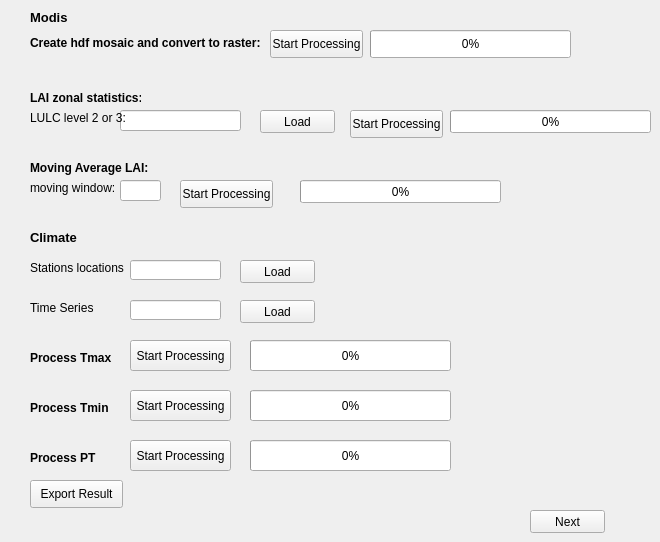
      <widget class="QWidget" name="Tab_2">
       <attribute name="title">
        <string>Step 2 - Modis and Climatico Processing</string>
       </attribute>
       <widget class="QPushButton" name="Button_Load_Stations">
        <property name="geometry">
         <rect>
          <x>240</x>
          <y>260</y>
          <width>75</width>
          <height>23</height>
         </rect>
        </property>
        <property name="text">
         <string>Load</string>
        </property>
       </widget>
       <widget class="QLabel" name="label_17">
        <property name="geometry">
         <rect>
          <x>30</x>
          <y>300</y>
          <width>111</width>
          <height>16</height>
         </rect>
        </property>
        <property name="text">
         <string>&lt;html&gt;&lt;head/&gt;&lt;body&gt;&lt;p&gt;Time Series&lt;/p&gt;&lt;/body&gt;&lt;/html&gt;</string>
        </property>
       </widget>
       <widget class="QLabel" name="label_10">
        <property name="geometry">
         <rect>
          <x>30</x>
          <y>35</y>
          <width>231</width>
          <height>16</height>
         </rect>
        </property>
        <property name="text">
         <string>&lt;html&gt;&lt;head/&gt;&lt;body&gt;&lt;p&gt;&lt;span style=&quot; font-weight:600;&quot;&gt;Create hdf mosaic and convert to raster:&lt;/span&gt;&lt;/p&gt;&lt;/body&gt;&lt;/html&gt;</string>
        </property>
       </widget>
       <widget class="QPushButton" name="Run_process_modis">
        <property name="geometry">
         <rect>
          <x>270</x>
          <y>30</y>
          <width>93</width>
          <height>28</height>
         </rect>
        </property>
        <property name="text">
         <string>Start Processing</string>
        </property>
       </widget>
       <widget class="QPushButton" name="Button_Load_Excel">
        <property name="geometry">
         <rect>
          <x>240</x>
          <y>300</y>
          <width>75</width>
          <height>23</height>
         </rect>
        </property>
        <property name="text">
         <string>Load</string>
        </property>
       </widget>
       <widget class="QPushButton" name="Run_process_Tmax">
        <property name="geometry">
         <rect>
          <x>130</x>
          <y>340</y>
          <width>101</width>
          <height>31</height>
         </rect>
        </property>
        <property name="text">
         <string>Start Processing</string>
        </property>
       </widget>
       <widget class="QProgressBar" name="progressBar_PT">
        <property name="enabled">
         <bool>true</bool>
        </property>
        <property name="geometry">
         <rect>
          <x>250</x>
          <y>440</y>
          <width>201</width>
          <height>31</height>
         </rect>
        </property>
        <property name="value">
         <number>0</number>
        </property>
        <property name="textVisible">
         <bool>true</bool>
        </property>
       </widget>
       <widget class="QLabel" name="label_16">
        <property name="geometry">
         <rect>
          <x>30</x>
          <y>260</y>
          <width>111</width>
          <height>16</height>
         </rect>
        </property>
        <property name="text">
         <string>&lt;html&gt;&lt;head/&gt;&lt;body&gt;&lt;p&gt;Stations locations&lt;/p&gt;&lt;/body&gt;&lt;/html&gt;</string>
        </property>
       </widget>
       <widget class="QLabel" name="label_14">
        <property name="geometry">
         <rect>
          <x>30</x>
          <y>180</y>
          <width>111</width>
          <height>16</height>
         </rect>
        </property>
        <property name="text">
         <string>&lt;html&gt;&lt;head/&gt;&lt;body&gt;&lt;p&gt;moving window:&lt;/p&gt;&lt;/body&gt;&lt;/html&gt;</string>
        </property>
       </widget>
       <widget class="QProgressBar" name="progressBar_Moving">
        <property name="geometry">
         <rect>
          <x>300</x>
          <y>180</y>
          <width>201</width>
          <height>23</height>
         </rect>
        </property>
        <property name="value">
         <number>0</number>
        </property>
        <property name="textVisible">
         <bool>true</bool>
        </property>
       </widget>
       <widget class="QProgressBar" name="progressBar_Tmin">
        <property name="enabled">
         <bool>true</bool>
        </property>
        <property name="geometry">
         <rect>
          <x>250</x>
          <y>390</y>
          <width>201</width>
          <height>31</height>
         </rect>
        </property>
        <property name="value">
         <number>0</number>
        </property>
        <property name="textVisible">
         <bool>true</bool>
        </property>
       </widget>
       <widget class="QLabel" name="label_9">
        <property name="geometry">
         <rect>
          <x>30</x>
          <y>10</y>
          <width>121</width>
          <height>16</height>
         </rect>
        </property>
        <property name="text">
         <string>&lt;html&gt;&lt;head/&gt;&lt;body&gt;&lt;p&gt;&lt;span style=&quot; font-size:10pt; font-weight:600;&quot;&gt;Modis&lt;/span&gt;&lt;/p&gt;&lt;/body&gt;&lt;/html&gt;</string>
        </property>
       </widget>
       <widget class="QProgressBar" name="progressBar_modis">
        <property name="geometry">
         <rect>
          <x>370</x>
          <y>30</y>
          <width>201</width>
          <height>28</height>
         </rect>
        </property>
        <property name="value">
         <number>0</number>
        </property>
        <property name="textVisible">
         <bool>true</bool>
        </property>
       </widget>
       <widget class="QPushButton" name="Run_process_Moving">
        <property name="geometry">
         <rect>
          <x>180</x>
          <y>180</y>
          <width>93</width>
          <height>28</height>
         </rect>
        </property>
        <property name="text">
         <string>Start Processing</string>
        </property>
       </widget>
       <widget class="QPushButton" name="Run_process_Tmin">
        <property name="geometry">
         <rect>
          <x>130</x>
          <y>390</y>
          <width>101</width>
          <height>31</height>
         </rect>
        </property>
        <property name="text">
         <string>Start Processing</string>
        </property>
       </widget>
       <widget class="QLineEdit" name="Path_Lulc">
        <property name="geometry">
         <rect>
          <x>120</x>
          <y>110</y>
          <width>121</width>
          <height>21</height>
         </rect>
        </property>
       </widget>
       <widget class="QLabel" name="label_20">
        <property name="geometry">
         <rect>
          <x>30</x>
          <y>450</y>
          <width>111</width>
          <height>16</height>
         </rect>
        </property>
        <property name="text">
         <string>&lt;html&gt;&lt;head/&gt;&lt;body&gt;&lt;p&gt;&lt;span style=&quot; font-weight:600;&quot;&gt;Process PT&lt;/span&gt;&lt;/p&gt;&lt;/body&gt;&lt;/html&gt;</string>
        </property>
       </widget>
       <widget class="QPushButton" name="Run_process_Zonal">
        <property name="geometry">
         <rect>
          <x>350</x>
          <y>110</y>
          <width>93</width>
          <height>28</height>
         </rect>
        </property>
        <property name="text">
         <string>Start Processing</string>
        </property>
       </widget>
       <widget class="QPushButton" name="Button_Step_3">
        <property name="geometry">
         <rect>
          <x>530</x>
          <y>510</y>
          <width>75</width>
          <height>23</height>
         </rect>
        </property>
        <property name="text">
         <string>Next</string>
        </property>
       </widget>
       <widget class="QLabel" name="label_11">
        <property name="geometry">
         <rect>
          <x>30</x>
          <y>90</y>
          <width>111</width>
          <height>16</height>
         </rect>
        </property>
        <property name="text">
         <string>&lt;html&gt;&lt;head/&gt;&lt;body&gt;&lt;p&gt;&lt;span style=&quot; font-weight:600;&quot;&gt;LAI zonal statistics:&lt;/span&gt;&lt;/p&gt;&lt;/body&gt;&lt;/html&gt;</string>
        </property>
       </widget>
       <widget class="QLineEdit" name="Path_Shp_Stations">
        <property name="geometry">
         <rect>
          <x>130</x>
          <y>260</y>
          <width>91</width>
          <height>20</height>
         </rect>
        </property>
       </widget>
       <widget class="QProgressBar" name="progressBar_Zonal">
        <property name="geometry">
         <rect>
          <x>450</x>
          <y>110</y>
          <width>201</width>
          <height>23</height>
         </rect>
        </property>
        <property name="value">
         <number>0</number>
        </property>
        <property name="textVisible">
         <bool>true</bool>
        </property>
       </widget>
       <widget class="QPushButton" name="Export_result">
        <property name="geometry">
         <rect>
          <x>30</x>
          <y>480</y>
          <width>93</width>
          <height>28</height>
         </rect>
        </property>
        <property name="text">
         <string>Export Result</string>
        </property>
       </widget>
       <widget class="QLabel" name="label_13">
        <property name="geometry">
         <rect>
          <x>30</x>
          <y>160</y>
          <width>121</width>
          <height>16</height>
         </rect>
        </property>
        <property name="text">
         <string>&lt;html&gt;&lt;head/&gt;&lt;body&gt;&lt;p&gt;&lt;span style=&quot; font-weight:600;&quot;&gt;Moving Average LAI:&lt;/span&gt;&lt;/p&gt;&lt;/body&gt;&lt;/html&gt;</string>
        </property>
       </widget>
       <widget class="QLineEdit" name="Path_WS">
        <property name="geometry">
         <rect>
          <x>120</x>
          <y>180</y>
          <width>41</width>
          <height>21</height>
         </rect>
        </property>
       </widget>
       <widget class="QPushButton" name="Button_Load_Lulc">
        <property name="geometry">
         <rect>
          <x>260</x>
          <y>110</y>
          <width>75</width>
          <height>23</height>
         </rect>
        </property>
        <property name="text">
         <string>Load</string>
        </property>
       </widget>
       <widget class="QProgressBar" name="progressBar_Tmax">
        <property name="enabled">
         <bool>true</bool>
        </property>
        <property name="geometry">
         <rect>
          <x>250</x>
          <y>340</y>
          <width>201</width>
          <height>31</height>
         </rect>
        </property>
        <property name="value">
         <number>0</number>
        </property>
        <property name="textVisible">
         <bool>true</bool>
        </property>
       </widget>
       <widget class="QLabel" name="label_18">
        <property name="geometry">
         <rect>
          <x>30</x>
          <y>350</y>
          <width>111</width>
          <height>16</height>
         </rect>
        </property>
        <property name="text">
         <string>&lt;html&gt;&lt;head/&gt;&lt;body&gt;&lt;p&gt;&lt;span style=&quot; font-weight:600;&quot;&gt;Process Tmax&lt;/span&gt;&lt;/p&gt;&lt;/body&gt;&lt;/html&gt;</string>
        </property>
       </widget>
       <widget class="QLabel" name="label_19">
        <property name="geometry">
         <rect>
          <x>30</x>
          <y>400</y>
          <width>111</width>
          <height>16</height>
         </rect>
        </property>
        <property name="text">
         <string>&lt;html&gt;&lt;head/&gt;&lt;body&gt;&lt;p&gt;&lt;span style=&quot; font-weight:600;&quot;&gt;Process Tmin&lt;/span&gt;&lt;/p&gt;&lt;/body&gt;&lt;/html&gt;</string>
        </property>
       </widget>
       <widget class="QLabel" name="label_12">
        <property name="geometry">
         <rect>
          <x>30</x>
          <y>110</y>
          <width>111</width>
          <height>16</height>
         </rect>
        </property>
        <property name="text">
         <string>&lt;html&gt;&lt;head/&gt;&lt;body&gt;&lt;p&gt;LULC level 2 or 3:&lt;/p&gt;&lt;/body&gt;&lt;/html&gt;</string>
        </property>
       </widget>
       <widget class="QLabel" name="label_15">
        <property name="geometry">
         <rect>
          <x>30</x>
          <y>230</y>
          <width>121</width>
          <height>16</height>
         </rect>
        </property>
        <property name="text">
         <string>&lt;html&gt;&lt;head/&gt;&lt;body&gt;&lt;p&gt;&lt;span style=&quot; font-size:10pt; font-weight:600;&quot;&gt;Climate&lt;/span&gt;&lt;/p&gt;&lt;/body&gt;&lt;/html&gt;</string>
        </property>
       </widget>
       <widget class="QLineEdit" name="Path_excel_time_series">
        <property name="geometry">
         <rect>
          <x>130</x>
          <y>300</y>
          <width>91</width>
          <height>20</height>
         </rect>
        </property>
       </widget>
       <widget class="QPushButton" name="Run_process_PT">
        <property name="geometry">
         <rect>
          <x>130</x>
          <y>440</y>
          <width>101</width>
          <height>31</height>
         </rect>
        </property>
        <property name="text">
         <string>Start Processing</string>
        </property>
       </widget>
      </widget>
